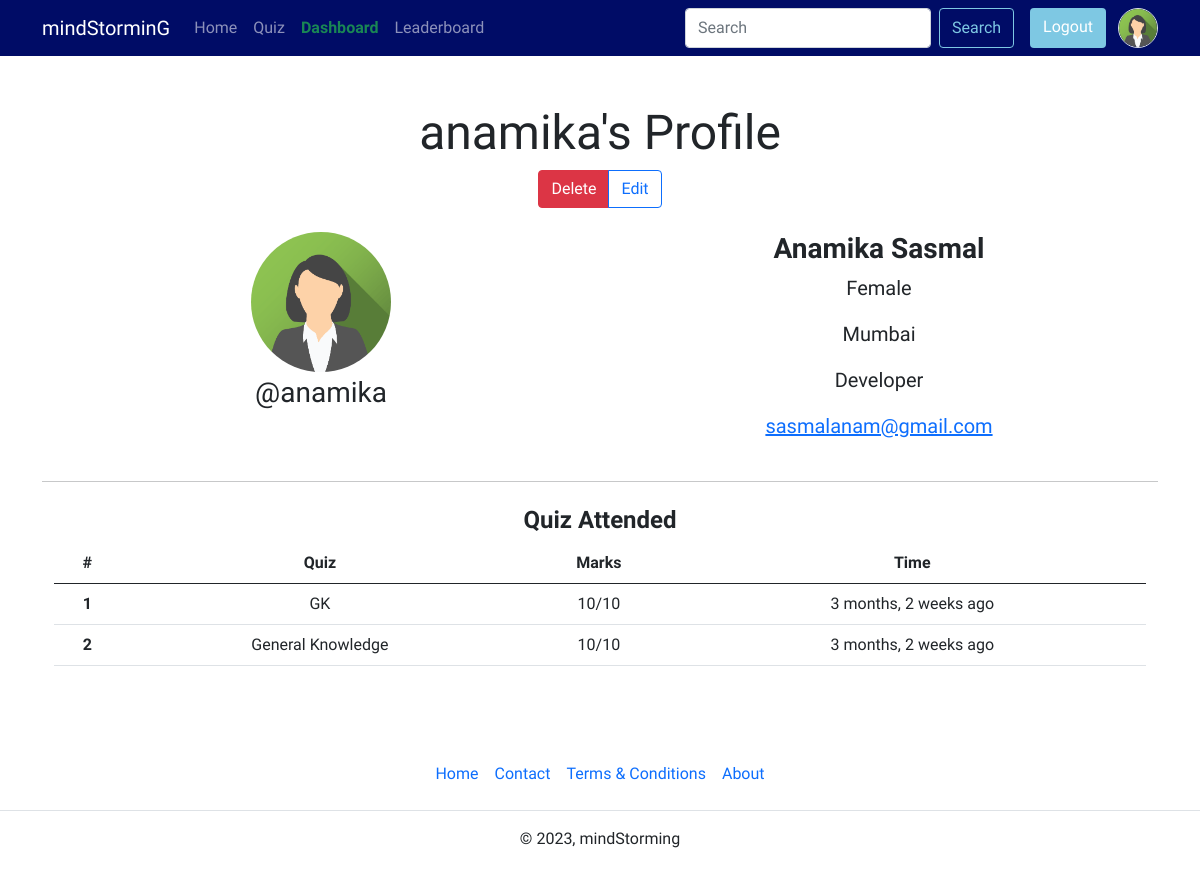
The app's page /user/profile/anamika (signed in) with its own data.
### account/models.py (models this page shows, shortened)
class Profile(models.Model):
    username = models.OneToOneField(User, on_delete=models.CASCADE, null=True)
    bio = models.TextField(blank=True, null=True, verbose_name='Description')
    profile_img = models.ImageField(upload_to='profile_images', default='profile.png', blank=True, null=True, verbose_name='Profile image')
    location = models.CharField(max_length=100, blank=True, null=True)
    GENDER = (
        ('Male', 'Male'),
        ('Female', 'Female'),
        ('Other', 'Other'),
    )
    gender = models.CharField(max_length=6, choices=GENDER, blank=True, null=True)
    @property
    def full_name(self):
        return f"{self.username.first_name} {self.username.last_name}"

### quiz/models.py (models this page shows, shortened)
class QuizSubmission(models.Model):
    user = models.ForeignKey(User, on_delete=models.CASCADE)
    quiz = models.ForeignKey(Quiz, on_delete=models.CASCADE)
    score = models.IntegerField()
    submitted_at = models.DateTimeField(auto_now_add=True)

class Quiz(models.Model):
    title = models.CharField(max_length=255)
    description = models.TextField()
    category = models.ForeignKey(Category, on_delete=models.CASCADE)
    quiz_file = models.FileField(upload_to='quiz/')
    created_at = models.DateTimeField(auto_now_add=True)
    updated_at = models.DateTimeField(auto_now=True)
    class Meta:
        verbose_name_plural = 'Quizzes'

class Question(models.Model):
    quiz = models.ForeignKey(Quiz, on_delete=models.CASCADE)
    text = models.TextField()

### account/views.py (the view)
# urls.py: path('profile/<str:username>', views.profile, name='profile'),
@login_required(login_url='login')
def profile(request, username):
    user_object = User.objects.get(username=username)
    user_profile = Profile.objects.get(username=user_object)
    user_object2 = User.objects.get(username=request.user)
    user_profile2 = Profile.objects.get(username=user_object2)
    submissions = QuizSubmission.objects.filter(user=user_object)
    context = {"user_profile" : user_profile, "user_profile2" : user_profile2, "submissions": submissions}
    return render(request, "profile.html", context)

### templates/profile.html (shortened to what this page needs)
{% extends "index.html" %}
    {% block content %}
        <h3 class="display-5 text-center mt-5">{{user_profile.username.username}}'s Profile</h3>
        <div class="container text-center">
            {% if request.user.username == user_profile.username.username %}
            <div class="btn-group" role="group" aria-label="Basic mixed styles example">
                <a href="{% url 'delete_profile' %}" type="button" class="btn btn-danger">Delete</a>
                <a href="{% url 'edit_profile' %}" type="button" class="btn btn-outline-primary">Edit</a>
            </div>
            {% endif %}
            <div class="container text-center mt-4">
                <div class="row">
                    <div class="col">
                        <img src="{{user_profile.profile_img.url}}" class="rounded-circle" alt="profile-img" width="140" height="140">
                        <h4 class="fs-3 mt-1">@{{user_profile.username.username}}</h4>
                    </div>
                    <div class="col">
                        <h3 class="fw-bold">{{user_profile.full_name}}</h3>
                        <p class="fs-5">{{user_profile.gender}}</p>
                        <p class="fs-5">{{user_profile.location}}</p>
                        <p class="fs-5">{{user_profile.bio}}</p>
                        <p class="fs-5"><a href="mailto:{{user_profile.username.mail}}">{{user_profile.username.email}}</a></p>
                    </div>
                </div>
            </div>
            <hr class="my-4">
            <div class="container">
               <div class="row">
                <div class="col-sm-12 col-lg-12">
                    <h4><b>Quiz Attended</b></h4>
                    <table class="table">
                        <thead>
                            <tr>
                                <th scope="col">#</th>
                                <th scope="col">Quiz</th>
                                <th scope="col">Marks</th>
                                <th scope="col">Time</th>
                            </tr>
                        </thead>
                        <tbody>
                            {% for submission in submissions %}
                            <tr>
                                <th scope="row">{{forloop.counter}}</th>
                                <td title="{{submission.quiz.title}}">{{submission.quiz.title|truncatewords:7}}</td>
                                <td>{{submission.score}}/{{submission.quiz.question_set.all|length}}</td>
                                <td>{{submission.submitted_at|timesince}} ago</td>
                            </tr>
                            {% endfor %}
                        </tbody>
                    </table>
                </div>
               </div>
            </div>
        </div>
    {% endblock content %}

### templates/components/navbar.html (shortened to what this page needs)
 <nav class="navbar navbar-expand-lg navbar-dark" style="background-color: #000C66;">
    <div class="container">
        <a class="navbar-brand" href="{% url 'home' %}"><span style="font-family: 'IM Fell English SC', serif;">mind</span><span style="font-family: 'Berkshire Swash', cursive;">Stormin</span><span style="font-family: 'Grenze Gotisch', cursive;">G</span></a>
        <div class="collapse navbar-collapse" id="navbarSupportedContent">
            <ul class="navbar-nav me-auto mb-2 mb-lg-0">
                <li class="nav-item">
                    <a class="nav-link" aria-current="page" href="{% url 'home' %}">Home</a>
                </li>
                <li class="nav-item">
                    <a class="nav-link" href="{% url 'quiz_page' %}">Quiz</a>
                </li>
                {% if request.user.is_superuser %}
                <li class="nav-item">
                    <a class="nav-link text-success fw-bold" href="{% url 'dashboard' %}">Dashboard</a>
                </li>
                {% endif %}
                <li class="nav-item">
                    <a class="nav-link" href="{% url 'leaderboard' %}">Leaderboard</a>
                </li>
            </ul>
            <form class="d-flex gap-2" action="{% url 'search_users' %}">
                <input class="form-control" type="search" name="q" placeholder="Search" aria-label="Search">
                <button class="btn btn-search me-2" type="submit">Search</button>
                {% if request.user.is_authenticated %}
                <a class="btn btn-login" href="{% url 'logout' %}">Logout</a>
                <a href="{% url 'profile' request.user.username %}" class="ms-1" data-bs-toggle="tooltip" data-bs-placement="bottom" title="{{request.user.username}}">
                    <img src="{{user_profile2.profile_img.url}}" class="rounded-circle border" width="40" height="40" alt="profile_img">
                </a>
                {% else %}
                <a class="btn btn-login" href="{% url 'login' %}">Login</a>
                {% endif %}
            </form>
        </div>
    </div>
</nav>

### static/css/style.css (style rules this page uses)
* { font-family: 'Rajdhani', sans-serif; }
.btn-search { border-color: #7EC8E3; color: #7EC8E3; }
.btn-login { background-color: #7EC8E3; color: white; }

### records on screen
Profile: profile_img (picture), username.username "anamika", full_name "Anamika Sasmal", gender "Female", location "Mumbai", bio "Developer", username.email "sasmalanam@gmail.com"
QuizSubmission: quiz "GK", score "10", quiz.question_set.all|length "10", submitted_at "3 months, 2 weeks"
QuizSubmission: quiz "General Knowledge", score "10", quiz.question_set.all|length "10", submitted_at "3 months, 2 weeks"
